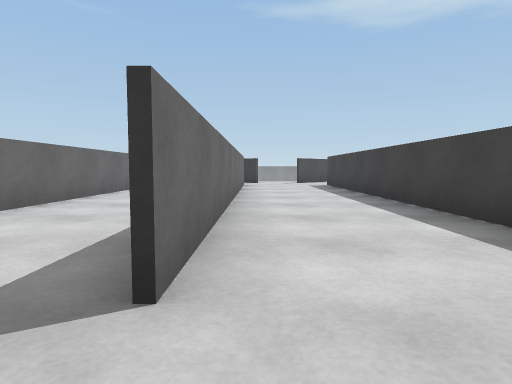
[1] (above)

12 first-person views from a walk through a scene from a Unity 3-D project. The camera is 0.58 m above the floor, tilts 4° down and sees 75° across. The floor is counted in squares, 1 m on a side. Each view is taken from the middle of a square. On the plan, view 1 faces up. The plan holds only what a view shows up to about 9 squares ahead; the rest is blank. The place goes on beyond the plan. Surface patterns are stand-ins for the level's own textures.

[2]
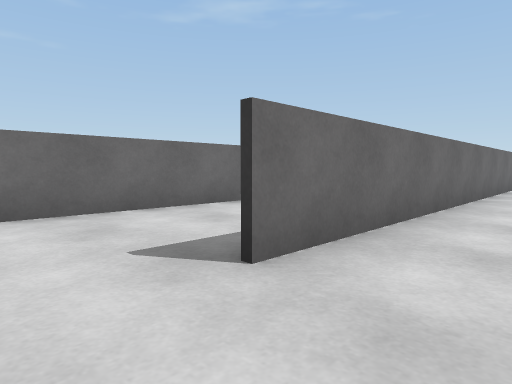

[3]
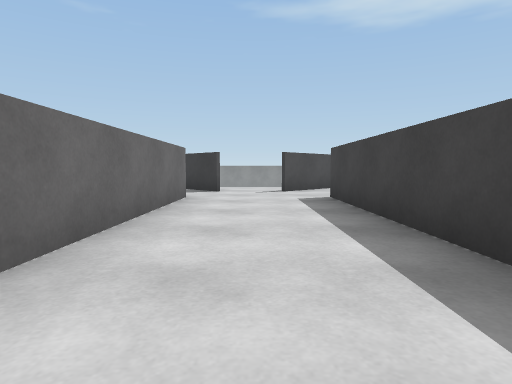

[4]
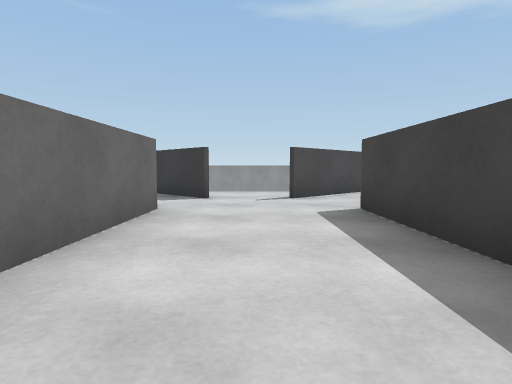

[5]
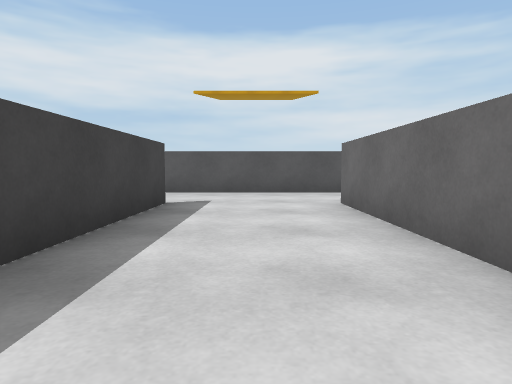

[6]
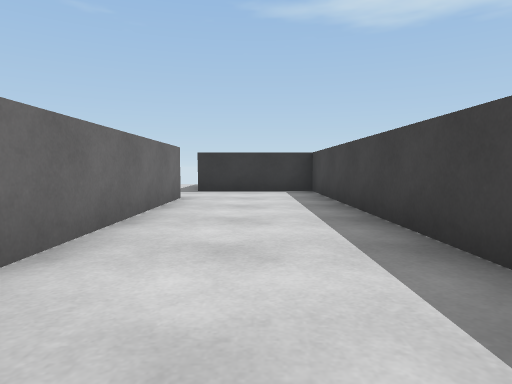

[7]
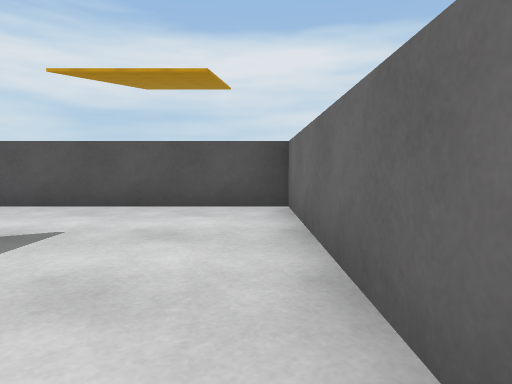

[8]
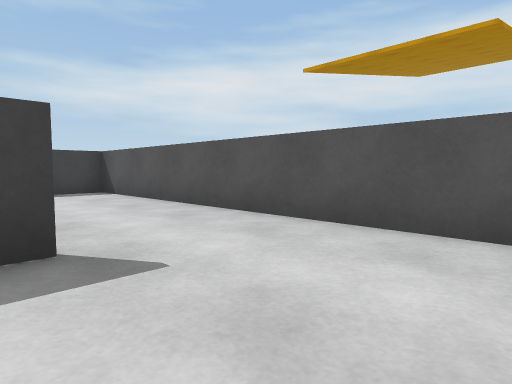

[9]
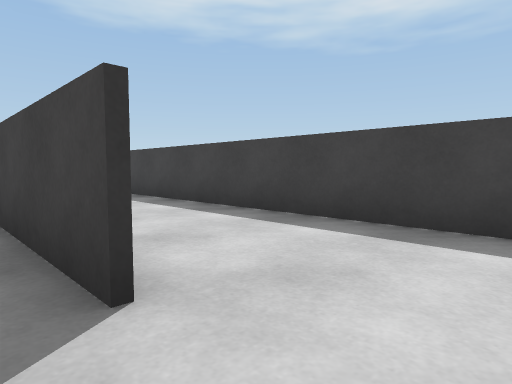

[10]
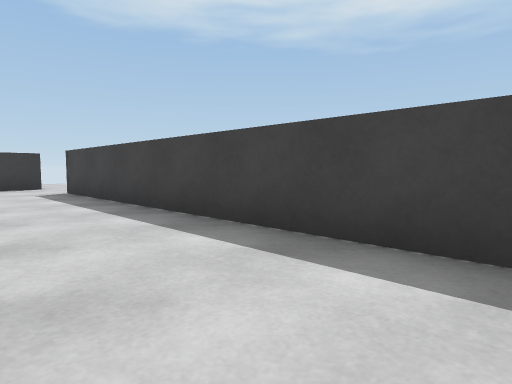

[11]
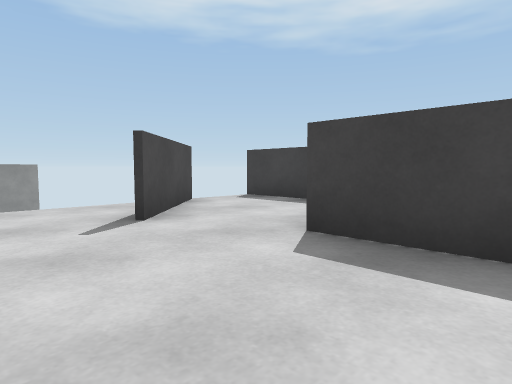

[12]
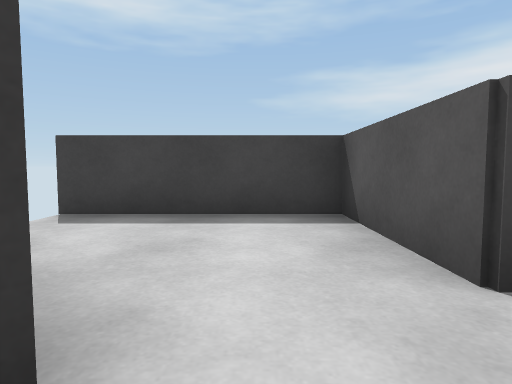

### Floor plan
Ten units are one square. View 1 is at (0, 0); x grows to the right and y downward. Boxes are objects, and circles mark ways between rooms. Rooms are numbered by the first view taken in them; rooms with no view inside come last. Other rooms are left out.
<svg viewBox="-45 -161 104 177">
<path fill="none" stroke="#000" d="M25 -14 25 -119 35 -119M-4 -119 -4 -14M-5 11 34 11M25 -143 17 -134M-5 -49 -5 -117 -35 -117M-35 -96 -35 11 -5 11M50 -117 44 -117M34 11 54 11 54 -98M37 -155 25 -143M35 -119 52 -119 52 -156"/>
<circle cx="-10" cy="-5" r="3" fill="#2a7"/>
<circle cx="30" cy="-5" r="3" fill="#2a7"/>
<circle cx="30" cy="-130" r="3" fill="#2a7"/>
<text x="10" y="-60">1</text>
<text x="-20" y="-50">2</text>
<text x="40" y="-60">3</text>
<text x="40" y="-140">4</text>
</svg>
Room 1 opens to room 2. Room 1 opens to room 3. Room 1 opens to room 4.

Where each view was taken, in squares from view 1:
view 1: 0 up, 0 right, facing up
view 2: 0 up, 1 right, facing up-left
view 3: 5 up, 1 right, facing up
view 4: 7 up, 1 right, facing up
view 5: 7 up, 1 right, facing down
view 6: 3 up, 2 left, facing up
view 7: 4 up, 3 left, facing down
view 8: 2 up, 3 left, facing down-right
view 9: 0 up, 2 right, facing up-right
view 10: 1 up, 3 right, facing up-right
view 11: 10 up, 0 right, facing up-right
view 12: 13 up, 1 right, facing right
